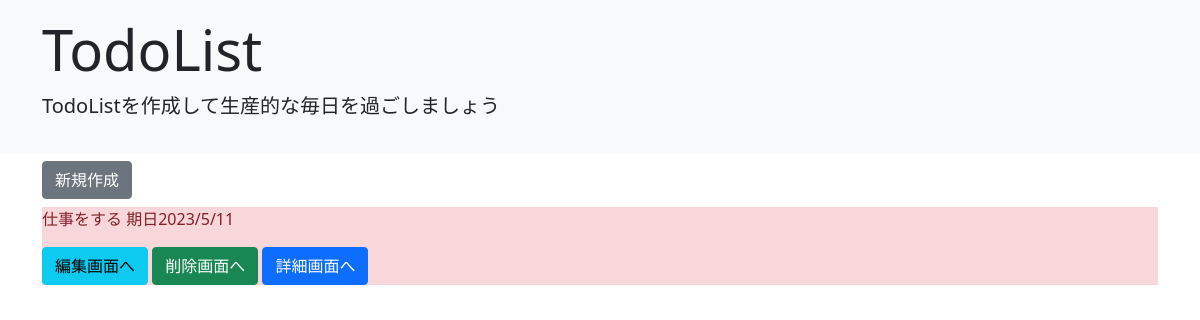
The page /list/ on the database as committed earlier.
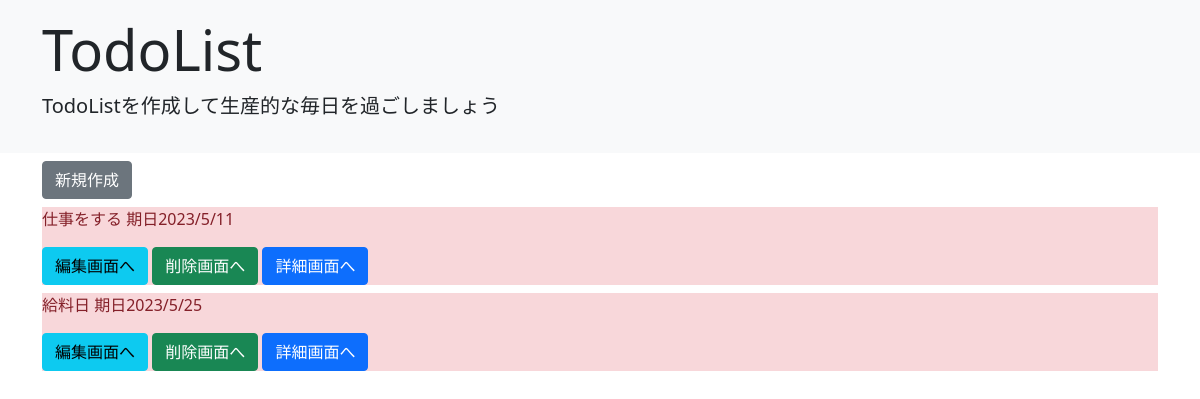
The same page on the database as committed later.
### todo/models.py (models this page shows, shortened)
class TodoModel(models.Model):
    title = models.CharField(max_length=100)
    memo = models.TextField()
    priority = models.CharField(
        max_length=50,
        choices = CHOICE
        )
    duedate = models.DateField()

### todo/views.py (the view)
# urls.py: path('list/', TodoList.as_view(), name='list'),
class TodoList(ListView):
    template_name = 'list.html'
    model = TodoModel

### templates/list.html (shortened to what this page needs)
{% extends 'base.html' %}
{% block header %}
<!doctype html>
<html lang="ja">
  <head>
    <link rel="stylesheet" href="https://cdn.jsdelivr.net/npm/bootstrap@5.0.1/dist/css/bootstrap.min.css">
  </head>
  <body>
    <div class="p-3 mb-2 bg-light text-dark">
        <div class="container">
            <h1 class="display-4">TodoList</h1>
            <p class="lead">TodoListを作成して生産的な毎日を過ごしましょう</p>
        </div>
    </div>
  </body>
</html>
{% endblock %}
{% block content %}
<div class="container">
    <a href="{% url 'create' %}" class="btn btn-secondary mb-2" tabindex="-1" role="button" aria-disabled="true">新規作成</a>
    {% for item in object_list %}
    <div class="alert-{{ item.priority }} mb-2" role="alert">
        <p>{{ item.title }} 期日{{ item.duedate | date:"o/n/j" }}</p>
        <a href="{% url 'update' item.pk %}" class="btn btn-info" tabindex="-1" role="button" aria-disabled="true">編集画面へ</a>
        <a href="{% url 'delete' item.pk %}" class="btn btn-success" tabindex="-1" role="button" aria-disabled="true">削除画面へ</a>
        <a href="{% url 'detail' item.pk %}" class="btn btn-primary" tabindex="-1" role="button" aria-disabled="true">詳細画面へ</a>
    </div>
    {% endfor %}
</div>
{% endblock content %}

Rows that differ between the two databases and show on the page:
added TodoModel: title "給料日", duedate "2023/5/25"
